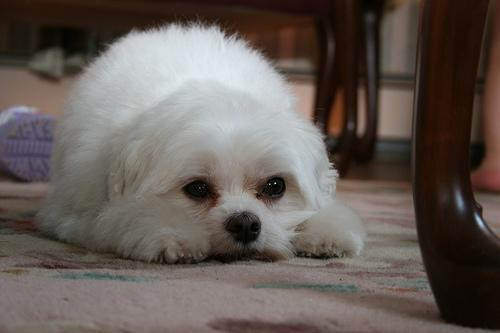
#> input picture dog_classifier/data/raw/maltese/n02085936_1155.jpg, 500 x 333 px
$ jupyter execute image_preprocessing.ipynb
#> lines starting #> are read from the running program, lines starting #| are printed output that depends on the picture
# Dog Classifier
## Image Preprocessing

We should apply some *image preprocessing* techniques before classifying the images.
We establish a base size for all images fed into our classifier. Also, we apply *data augmentation* to increment out dataset size.

### Table of Contents

1. [Read Images](#read)
2. [Preprocessing](#preprocessing)
3. [Data Augmentation](#augmentation)
    1. [Flipping](#flipping)
    2. [Noise](#noise)
4. [Save preprocessed images](#save)

[cell 1]
# Imports
import cv2
import matplotlib.image as mpimg
import matplotlib.pyplot as plt
import numpy as np
import os
import yaml
from pathlib import Path

[cell 2]
# Config file
config = yaml.safe_load(open("image_preprocessing.yml", encoding="utf-8"))

### Read Images<a id="read"></a>

[cell 3]
raw_images_path = str(Path().resolve()) + config["input"]["folder"]

image_paths = list()
for root, dirs, files in os.walk(raw_images_path):
    for name in files:
        if name.endswith(config["input"]["extension"]):
            image_paths.append(os.path.join(root, name))

display("Number of raw images: {0}".format(len(image_paths)))

### Preprocessing<a id="preprocessing"></a>
Applies resizing to the images

[cell 4]
def resize(images, height=220, width=220):
    """ Return 'images' resized """
    dim = (width, height)
    resized_images = []
    for i in range(len(images)):
        res = cv2.resize(images[i], dim, interpolation=cv2.INTER_LINEAR)
        resized_images.append(res)

    return resized_images


def processing(paths, height=220, width=220):
    """ Preprocess images in 'paths' """
#> called with height = 220, width = 220
    original_images = [cv2.imread(i, cv2.IMREAD_UNCHANGED) for i in paths]
#> original_images = 1 item

    images = resize(original_images, height, width)
#> the loop in resize, `for i in range(len(images)):` made 1 pass
#> pass 1, in resize, `res = cv2.resize(images[i], dim, interpolation=cv2.INTER_LINEAR)`:
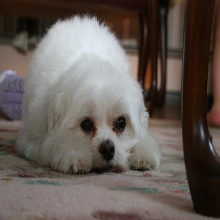
#> res: shape (220, 220, 3); mean of channels 0, 1, 2 86.1, 91.6, 100.8; drawn as B, G, R
#> images = 1 item

    return original_images, images


original_images, preprocessed_images = processing(image_paths, config["preprocessing"]["height"],
                                                  config["preprocessing"]["width"])
#> original_images = 1 item; preprocessed_images = 1 item

Display one image to compare the *raw* and *preprocessed* images

[cell 5]
def display_one(a, title=""):
    """ Displays one image """
    plt.imshow(a), plt.title(title)
    plt.xticks([]), plt.yticks([])
    plt.show()


display_one(original_images[0], title="Raw")
display_one(preprocessed_images[0], title="Preprocessed")

### Data Augmentation<a id="augmentation"></a>
In order to increase our image dataset size, we are going to apply some *data augmentation* techniques.

#### Flipping<a id="flipping"></a>

[cell 6]
flipped_images = list()
for i, img in enumerate(preprocessed_images):
    flipped_images.append(np.fliplr(img))
#> this loop made 1 pass
#> after the loop, flipped_images = 1 item

display_one(preprocessed_images[0], title="Not Flipped")
display_one(flipped_images[0], title="Flipped")
#> call 4 of display_one, with title = 'Flipped'
#> in display_one (call 4), `plt.show()`:
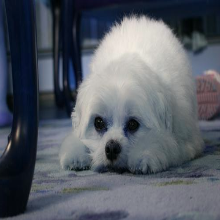
#> shown: shape (220, 220, 3); mean R, G, B 86.1, 91.6, 100.8

#### Noise<a id="noise"></a>

[cell 7]
noised_images = list()
for i, img in enumerate(preprocessed_images):
    noised = img.copy()
    for index, x in np.ndenumerate(noised):
        if np.random.randint(low=0,high=50,size=1)[0] == 25: # 2% chances
            noised[index] = np.random.randint(low=0, high=255, size=1)[0] # New random value between 0 and 255

    noised_images.append(noised)
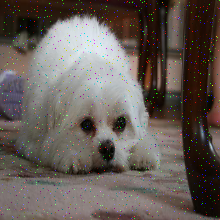
#> noised: shape (220, 220, 3); mean of channels 0, 1, 2 86.8, 92.3, 101.3; drawn as B, G, R
#> after the loop, noised_images = 1 item

display_one(preprocessed_images[0], title="Without Noise")
display_one(noised_images[0], title="With Noise")

Appends augmentated images to *preprocessed_images* and creates new paths which are appended to *image_paths*

[cell 8]
preprocessed_images = preprocessed_images + flipped_images + noised_images
#> preprocessed_images = 3 items

flipped_image_paths = [img.replace(config["input"]["extension"], "_flipped" + config["input"]["extension"])
                      for img in image_paths]
#> flipped_image_paths = 1 item
noised_image_paths = [img.replace(config["input"]["extension"], "_noised" + config["input"]["extension"])
                      for img in image_paths]
#> noised_image_paths = 1 item

image_paths = image_paths + flipped_image_paths + noised_image_paths
#> image_paths = 3 items

display("Number of preprocessed images: {0}".format(len(preprocessed_images)))

### Save preprocessed images<a id="save"></a>

[cell 9]
preprocessed_images_path = str(Path().resolve()) + config["output"]["folder"]

if not os.path.exists(preprocessed_images_path):
    os.makedirs(preprocessed_images_path)

for path, img in zip(image_paths, preprocessed_images):
    filename = Path(path).parts[-1].replace(config["input"]["extension"], config["output"]["extension"])
    folder = Path(path).parts[-2]


    if not os.path.exists(os.path.join(preprocessed_images_path, folder)):
        os.makedirs(os.path.join(preprocessed_images_path, folder))

    output_path = os.path.join(preprocessed_images_path, folder, filename)
    result = cv2.imwrite(output_path, img)
    if result is False:
        print("Error in {0}".format(output_path))
#> this loop made 3 passes
#> filename on passes 1 to 3: 'n02085936_1155.png', 'n02085936_1155_flipped.png', 'n02085936_1155_noised.png'
